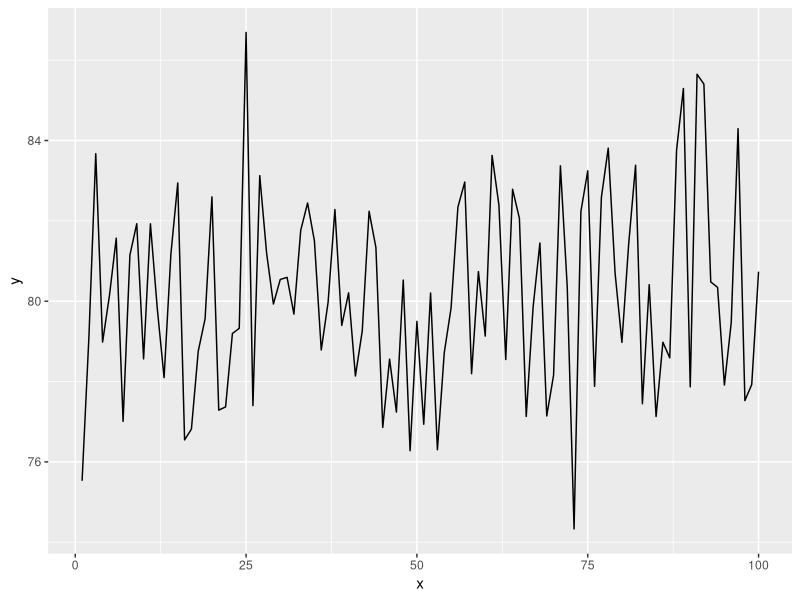

Generate this figure with R:
## ---- chunk 1
x <- runif(100000,60,100)
## ---- chunk 2
y <- sample(x,size = 30)
mean(y)
## ---- chunk 3
(z <- replicate(100,mean(sample(x,size = 30))))
data <- data.frame(
  x = 1:100,
  y = z
)
## ---- chunk 4
library(ggplot2)
ggplot(data = data,mapping = aes(x = x,y = y)) + 
  geom_line()
(s <- list(
  d_mean = mean(data$y),
  d_sd = sd(data$y)
))
## ---- chunk 5
#写一个函数吧！
func <- function(n){
  z <- replicate(100,mean(sample(x,size = n)))
  data <- data.frame(
    x = 1:100,
    y = z
  )
  list(
    d_mean = mean(data$y),
    d_sd = sd(data$y)
  )
}
func(n = 300)
## ---- chunk 6
func(n = 1000)
